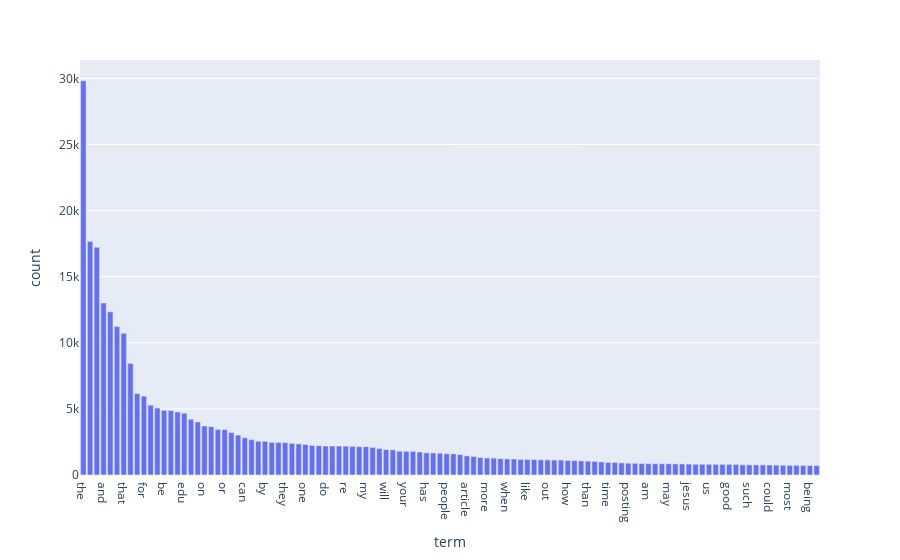

The notebook cell saved with this chart:
### Markdown cell above
### >>> **Exercise 14 (take home):** 
Additionally, you can attempt to sort the terms on the `x-axis` by frequency instead of in alphabetical order. This way the visualization is more meaninfgul and you will be able to observe the so called [long tail](https://en.wikipedia.org/wiki/Long_tail) (get familiar with this term since it will appear a lot in data mining and other statistics courses). see picture below

![alt txt](https://upload.wikimedia.org/wikipedia/commons/thumb/8/8a/Long_tail.svg/1000px-Long_tail.svg.png)

### Code cell
# Answer here
# order by frequencies
order = np.lexsort((np.arange(0,n_terms), term_frequencies_mine))[::-1]   # np.lexsort((a,b)): b 先排序，然後 a 按照 b 的順序排序後回傳索引值
df_terms_sort = df_terms.iloc[order]
thereshold = df_terms_sort['count'] > 700
fig = px.bar(
    data_frame=df_terms_sort.loc[thereshold],
    x='term',
    y='count'
)
fig.show()

### Figure 1 — Plotly figure (JSON) as saved in the notebook; plotly's stock layout.template omitted (floating-point values rounded to 4 significant figures)
{"data": [{"hovertemplate": "term=%{x}<br>count=%{y}<extra></extra>", "legendgroup": "", "marker": {"color": "#636efa", "pattern": {"shape": ""}}, "name": "", "orientation": "v", "showlegend": false, "textposition": "auto", "type": "bar", "x": ["the", "of", "to", "and", "is", "in", "that", "it", "you", "for", "not", "this", "be", "from", "are", "edu", "have", "as", "on", "with", "but", "or", "if", "was", "can", "we", "there", "by", "what", "subject", "they", "an", "lines", "one", "he", "god", "do", "organization", "at", "re", "com", "about", "my", "all", "would", "will", "so", "some", "your", "no", "who", "has", "any", "writes", "people", "which", "me", "article", "don", "his", "more", "other", "know", "when", "think", "their", "like", "university", "does", "out", "just", "only", "how", "also", "been", "than", "were", "then", "time", "because", "them", "posting", "up", "had", "am", "should", "these", "may", "many", "say", "jesus", "see", "why", "us", "get", "very", "good", "believe", "use", "such", "even", "our", "could", "well", "host", "most", "cs", "those", "being", "nntp"], "xaxis": "x", "y": [29825, 17660, 17222, 13017, 12343, 11226, 10723, 8447, 6157, 5962, 5285, 5063, 4898, 4877, 4769, 4675, 4218, 4015, 3709, 3655, 3453, 3432, 3208, 3020, 2818, 2674, 2556, 2548, 2472, 2464, 2448, 2393, 2353, 2312, 2232, 2216, 2193, 2192, 2191, 2186, 2172, 2148, 2143, 2093, 2000, 1925, 1912, 1802, 1793, 1791, 1742, 1671, 1669, 1645, 1604, 1599, 1543, 1453, 1400, 1318, 1286, 1278, 1230, 1215, 1213, 1184, 1177, 1170, 1151, 1142, 1130, 1127, 1100, 1090, 1068, 1045, 1028, 989, 959, 952, 914, 892, 885, 870, 852, 851, 850, 850, 841, 840, 825, 814, 811, 808, 806, 805, 805, 803, 772, 766, 765, 763, 754, 745, 739, 730, 729, 722, 719, 710], "yaxis": "y"}], "layout": {"barmode": "relative", "legend": {"tracegroupgap": 0}, "margin": {"t": 60}, "xaxis": {"anchor": "y", "domain": [0, 1], "title": {"text": "term"}}, "yaxis": {"anchor": "x", "domain": [0, 1], "title": {"text": "count"}}}}
